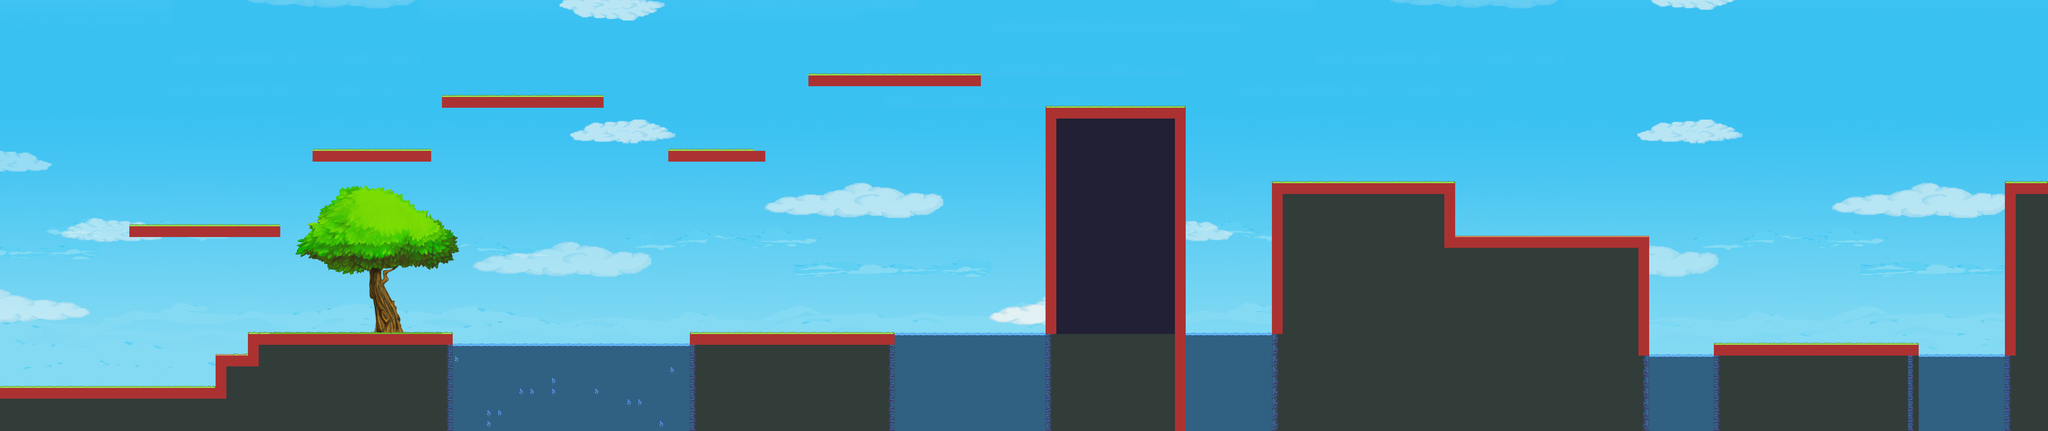

A 2D game scene composited from a Tiled map and its tileset images. What follows is a short description and the map's XML, with each tile layer's data collapsed to a summary:
An orthogonal 190x40 tile map with 32x32 px tiles, 6 tile layers (Background, Tile Layer 7, Tile Layer 2, Tile Layer 5, ...), 8 tilesets and 37 objects (3x 2, 1, 3, Monster04, Monster05, ...).

<map version="1.0" tiledversion="1.1.5" orientation="orthogonal" renderorder="right-down" width="190" height="40" tilewidth="32" tileheight="32" infinite="0" nextobjectid="104">
 <tileset firstgid="1" name="Object_16" tilewidth="32" tileheight="32" tilecount="256" columns="16">
  <image source="environment/tiles/jungle/Object_16.png" trans="76c5f0" width="512" height="512" />
 </tileset>
 <tileset firstgid="257" name="tile_jungle_wall_brown" tilewidth="32" tileheight="32" tilecount="48" columns="4">
  <image source="environment/tiles/jungle/tile_jungle_wall_brown.png" trans="76c5f0" width="128" height="384" />
 </tileset>
 <tileset firstgid="305" name="tile_jungle_water" tilewidth="32" tileheight="32" tilecount="20" columns="5">
  <image source="environment/tiles/jungle/tile_jungle_water.png" trans="76c5f0" width="160" height="128" />
 </tileset>
 <tileset firstgid="325" name="tile_jungle_ground_brown" tilewidth="32" tileheight="32" tilecount="36" columns="6">
  <image source="environment/tiles/jungle/tile_jungle_ground_brown.png" trans="76c5f0" width="192" height="192" />
 </tileset>
 <tileset firstgid="361" name="tile_jungle_slopes_brown" tilewidth="32" tileheight="32" tilecount="30" columns="6">
  <image source="environment/tiles/jungle/tile_jungle_slopes_brown.png" trans="76c5f0" width="192" height="160" />
 </tileset>
 <tileset firstgid="391" name="bg_solid_colors" tilewidth="32" tileheight="32" tilecount="32" columns="8">
  <image source="environment/background/bg_solid_colors.png" trans="76c5f0" width="256" height="128" />
 </tileset>
 <tileset firstgid="423" name="background4" tilewidth="32" tileheight="32" tilecount="3400" columns="100">
  <image source="environment/background/background4.png" trans="76c5f0" width="3200" height="1088" />
 </tileset>
 <tileset firstgid="3823" name="tree" tilewidth="32" tileheight="32" tilecount="3136" columns="56">
  <image source="environment/tiles/jungle/tree.png" trans="76c5f0" width="1792" height="1792" />
 </tileset>
 <layer name="Background" width="190" height="40">
  <data>[7600 cells, 7600 non-empty, 3329 distinct tile ids]</data>
 </layer>
 <layer name="Tile Layer 7" width="190" height="40">
  <data>[7600 cells, 224 non-empty, 224 distinct tile ids]</data>
 </layer>
 <layer name="Tile Layer 2" width="190" height="40">
  <data>[7600 cells, 306 non-empty, 6 distinct tile ids]</data>
 </layer>
 <layer name="Tile Layer 5" width="190" height="40">
  <data>[7600 cells, 1883 non-empty, 9 distinct tile ids]</data>
 </layer>
 <objectgroup name="Main">
  <object id="6" name="Monster03" type="2" x="1180" y="944" width="80" height="36" />
  <object id="9" name="Monster02" type="2" x="1984.67" y="377.333" width="72" height="68" />
  <object id="10" name="Monster01" type="2" x="1664" y="464" width="64" height="44" />
  <object id="11" name="Wukong" type="1" x="97.3333" y="1083.39" width="64" height="64" />
  <object id="14" name="Snack01" type="3" x="2116" y="752" width="76" height="48" />
  <object id="17" name="Monster04" x="1120" y="393" width="72" height="52" />
  <object id="18" name="Monster05" x="2181.33" y="373.333" width="56" height="64" />
  <object id="20" name="BossSmall01" x="5448" y="908" width="192" height="71" />
  <object id="23" name="LandMove" x="2736.61" y="921.455" width="84" height="28" />
  <object id="32" name="Trap1" x="1990" y="468" width="80" height="44" />
  <object id="50" name="Land1" x="1834.73" y="862.606" width="92" height="64" />
  <object id="52" name="Land2" x="1657.27" y="862.606" width="92" height="64" />
  <object id="53" name="Land3" x="1469.67" y="855.515" width="92" height="64" />
  <object id="54" name="Land4" x="4979.15" y="898.909" width="172.727" height="63.6364" />
  <object id="60" name="Trap2" x="1086.91" y="468.364" width="56" height="34" />
  <object id="65" name="Gun1" x="3112.12" y="575.758" width="42.4242" height="66.6667" />
  <object id="67" name="LandMove1" x="2890.91" y="363.636" width="106.061" height="75.7576" />
  <object id="70" name="FireTrap1" x="4588.24" y="621.455" width="84.8485" height="42.4242" />
  <object id="71" name="LandMove2" x="5790.91" y="606.061" width="109.091" height="39.3939" />
  <object id="72" name="BossSmall02" x="3392" y="188" width="108" height="120" />
  <object id="73" name="BossSmall03" x="4068" y="436" width="108" height="104" />
  <object id="78" name="Gun3" x="5956" y="744" width="48" height="40" />
  <object id="79" name="Gun2" x="5956" y="900" width="56" height="44" />
  <object id="83" name="Box1" x="2596" y="156" width="72" height="56" />
  <object id="84" name="Box2" x="2684" y="156" width="72" height="52" />
  <object id="85" name="Box3" x="2648" y="68" width="76" height="72" />
  <object id="86" name="Box4" x="1496" y="240" width="64" height="40" />
  <object id="87" name="Box5" x="556" y="604" width="76" height="56" />
  <object id="88" name="Box6" x="5352" y="936" width="72" height="76" />
  <object id="92" name="BirdMonster01" x="992" y="908" width="148" height="68" />
  <object id="94" name="BirdMonster02" x="2412" y="736" width="88" height="104" />
  <object id="95" name="BossSmall04" x="676" y="552" width="100" height="108" />
  <object id="96" name="BossSmall05" x="1388" y="156" width="84" height="120" />
  <object id="99" name="Door" x="6008" y="392" width="68" height="88" />
  <object id="100" name="Key" x="1424" y="252" width="24" height="20" />
  <object id="102" name="BoxMonster01" x="440" y="596" width="76" height="64" />
  <object id="103" name="BoxMonster02" x="4396" y="644" width="100" height="48" />
 </objectgroup>
 <layer name="Tile Layer 1" width="190" height="40">
  <data>[7600 cells, 394 non-empty, 16 distinct tile ids]</data>
 </layer>
 <layer name="Physics" width="190" height="40">
  <data>[7600 cells, 294 non-empty, 1 distinct tile ids]</data>
 </layer>
</map>
